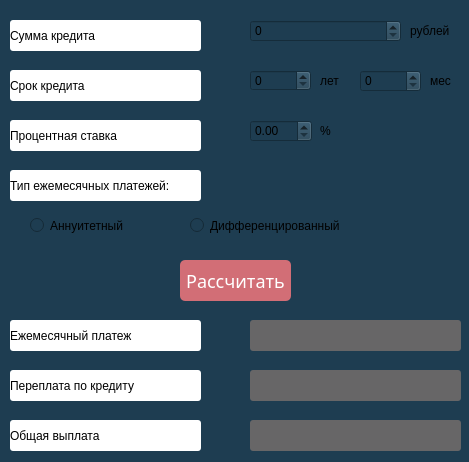
<?xml version="1.0" encoding="UTF-8"?>
<ui version="4.0">
 <class>Credit</class>
 <widget class="QWidget" name="Credit">
  <property name="geometry">
   <rect>
    <x>0</x>
    <y>0</y>
    <width>469</width>
    <height>462</height>
   </rect>
  </property>
  <property name="windowTitle">
   <string>Form</string>
  </property>
  <property name="styleSheet">
   <string notr="true">background-color: rgb(30, 61, 81);</string>
  </property>
  <widget class="QLabel" name="text1">
   <property name="geometry">
    <rect>
     <x>10</x>
     <y>20</y>
     <width>191</width>
     <height>31</height>
    </rect>
   </property>
   <property name="styleSheet">
    <string notr="true">color: rgb(0, 0, 0);
background-color: rgb(255, 255, 255);
border-radius:  3px;</string>
   </property>
   <property name="text">
    <string>Сумма кредита</string>
   </property>
  </widget>
  <widget class="QLabel" name="text2">
   <property name="geometry">
    <rect>
     <x>10</x>
     <y>70</y>
     <width>191</width>
     <height>31</height>
    </rect>
   </property>
   <property name="styleSheet">
    <string notr="true">color: rgb(0, 0, 0);
background-color: rgb(255, 255, 255);
border-radius:  3px;</string>
   </property>
   <property name="text">
    <string>Срок кредита</string>
   </property>
  </widget>
  <widget class="QLabel" name="text3">
   <property name="geometry">
    <rect>
     <x>10</x>
     <y>120</y>
     <width>191</width>
     <height>31</height>
    </rect>
   </property>
   <property name="styleSheet">
    <string notr="true">color: rgb(0, 0, 0);
background-color: rgb(255, 255, 255);
border-radius:  3px;</string>
   </property>
   <property name="text">
    <string>Процентная ставка</string>
   </property>
  </widget>
  <widget class="QLabel" name="text4">
   <property name="geometry">
    <rect>
     <x>10</x>
     <y>170</y>
     <width>191</width>
     <height>31</height>
    </rect>
   </property>
   <property name="styleSheet">
    <string notr="true">color: rgb(0, 0, 0);
background-color: rgb(255, 255, 255);
border-radius:  3px;</string>
   </property>
   <property name="text">
    <string>Тип ежемесячных платежей:</string>
   </property>
  </widget>
  <widget class="QSpinBox" name="sum">
   <property name="geometry">
    <rect>
     <x>250</x>
     <y>20</y>
     <width>151</width>
     <height>22</height>
    </rect>
   </property>
   <property name="maximum">
    <number>1000000000</number>
   </property>
  </widget>
  <widget class="QSpinBox" name="years">
   <property name="geometry">
    <rect>
     <x>250</x>
     <y>70</y>
     <width>61</width>
     <height>21</height>
    </rect>
   </property>
   <property name="maximum">
    <number>60</number>
   </property>
  </widget>
  <widget class="QSpinBox" name="mounths">
   <property name="geometry">
    <rect>
     <x>360</x>
     <y>70</y>
     <width>61</width>
     <height>22</height>
    </rect>
   </property>
   <property name="maximum">
    <number>11</number>
   </property>
  </widget>
  <widget class="QLabel" name="text8">
   <property name="geometry">
    <rect>
     <x>410</x>
     <y>20</y>
     <width>51</width>
     <height>21</height>
    </rect>
   </property>
   <property name="text">
    <string>рублей</string>
   </property>
  </widget>
  <widget class="QLabel" name="text9">
   <property name="geometry">
    <rect>
     <x>320</x>
     <y>70</y>
     <width>31</width>
     <height>21</height>
    </rect>
   </property>
   <property name="text">
    <string>лет</string>
   </property>
  </widget>
  <widget class="QLabel" name="text10">
   <property name="geometry">
    <rect>
     <x>430</x>
     <y>70</y>
     <width>41</width>
     <height>21</height>
    </rect>
   </property>
   <property name="text">
    <string>мес</string>
   </property>
  </widget>
  <widget class="QDoubleSpinBox" name="percent">
   <property name="geometry">
    <rect>
     <x>250</x>
     <y>120</y>
     <width>62</width>
     <height>22</height>
    </rect>
   </property>
   <property name="maximum">
    <double>30.000000000000000</double>
   </property>
  </widget>
  <widget class="QLabel" name="text11">
   <property name="geometry">
    <rect>
     <x>320</x>
     <y>120</y>
     <width>21</width>
     <height>21</height>
    </rect>
   </property>
   <property name="text">
    <string>%</string>
   </property>
  </widget>
  <widget class="QRadioButton" name="an">
   <property name="geometry">
    <rect>
     <x>30</x>
     <y>210</y>
     <width>141</width>
     <height>31</height>
    </rect>
   </property>
   <property name="text">
    <string>Аннуитетный</string>
   </property>
  </widget>
  <widget class="QRadioButton" name="dif">
   <property name="geometry">
    <rect>
     <x>190</x>
     <y>210</y>
     <width>181</width>
     <height>31</height>
    </rect>
   </property>
   <property name="text">
    <string>Дифференцированный</string>
   </property>
  </widget>
  <widget class="QPushButton" name="calculate">
   <property name="geometry">
    <rect>
     <x>180</x>
     <y>260</y>
     <width>111</width>
     <height>41</height>
    </rect>
   </property>
   <property name="font">
    <font>
     <family>Baskerville</family>
     <pointsize>-1</pointsize>
    </font>
   </property>
   <property name="styleSheet">
    <string notr="true">QPushButton {
    border-radius:  5px;
    background-color: rgb(210, 110, 118);
    color:  rgb(255, 255, 255);
    font-size:  18px;
}

QPushButton:pressed {
    background-color:  rgb(155, 68, 90);
}
</string>
   </property>
   <property name="text">
    <string>Рассчитать</string>
   </property>
  </widget>
  <widget class="QLabel" name="text5">
   <property name="geometry">
    <rect>
     <x>10</x>
     <y>320</y>
     <width>191</width>
     <height>31</height>
    </rect>
   </property>
   <property name="styleSheet">
    <string notr="true">color: rgb(0, 0, 0);
background-color: rgb(255, 255, 255);
border-radius:  3px;</string>
   </property>
   <property name="text">
    <string>Ежемесячный платеж</string>
   </property>
  </widget>
  <widget class="QLabel" name="text6">
   <property name="geometry">
    <rect>
     <x>10</x>
     <y>370</y>
     <width>191</width>
     <height>31</height>
    </rect>
   </property>
   <property name="styleSheet">
    <string notr="true">color: rgb(0, 0, 0);
background-color: rgb(255, 255, 255);
border-radius:  3px;</string>
   </property>
   <property name="text">
    <string>Переплата по кредиту</string>
   </property>
  </widget>
  <widget class="QLabel" name="text7">
   <property name="geometry">
    <rect>
     <x>10</x>
     <y>420</y>
     <width>191</width>
     <height>31</height>
    </rect>
   </property>
   <property name="styleSheet">
    <string notr="true">color: rgb(0, 0, 0);
background-color: rgb(255, 255, 255);
border-radius:  3px;</string>
   </property>
   <property name="text">
    <string>Общая выплата</string>
   </property>
  </widget>
  <widget class="QLabel" name="pay">
   <property name="geometry">
    <rect>
     <x>250</x>
     <y>320</y>
     <width>211</width>
     <height>31</height>
    </rect>
   </property>
   <property name="styleSheet">
    <string notr="true">background-color: rgb(103, 102, 103);
border-radius:3px;</string>
   </property>
   <property name="text">
    <string/>
   </property>
  </widget>
  <widget class="QLabel" name="overpay">
   <property name="geometry">
    <rect>
     <x>250</x>
     <y>370</y>
     <width>211</width>
     <height>31</height>
    </rect>
   </property>
   <property name="styleSheet">
    <string notr="true">background-color: rgb(103, 102, 103);
border-radius:3px;</string>
   </property>
   <property name="text">
    <string/>
   </property>
  </widget>
  <widget class="QLabel" name="total">
   <property name="geometry">
    <rect>
     <x>250</x>
     <y>420</y>
     <width>211</width>
     <height>31</height>
    </rect>
   </property>
   <property name="styleSheet">
    <string notr="true">background-color: rgb(103, 102, 103);
border-radius:3px;</string>
   </property>
   <property name="text">
    <string/>
   </property>
  </widget>
 </widget>
 <resources/>
 <connections/>
</ui>
